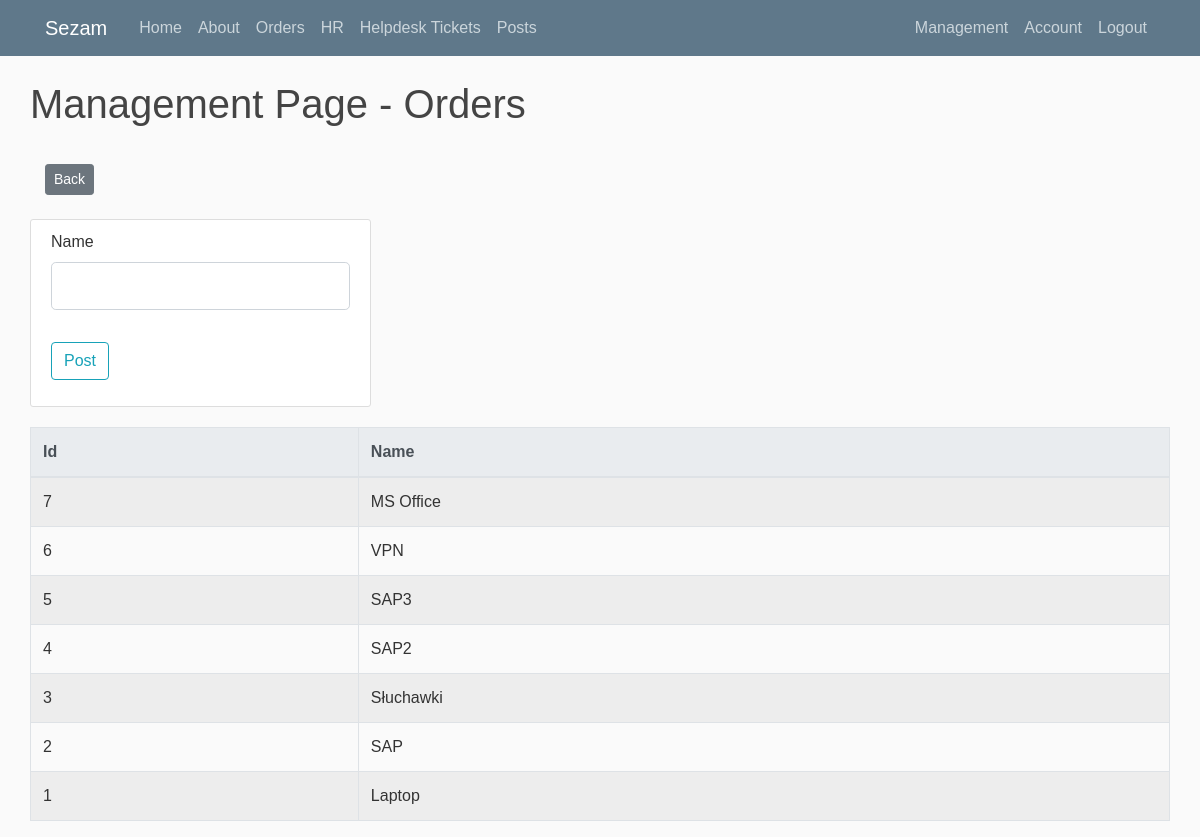
Screenshot of /mgmt_order/add_item (signed in) with the database file from the repository.
### sezam.py (models this page shows, shortened)
class Item(db.Model):
    id = db.Column(db.Integer, primary_key=True)
    name = db.Column(db.String(100), nullable=False)
    status = db.Column(db.String(100), default='Active')

### sezam.py (the view)
@app.route("/mgmt_order/add_item", methods=['GET','POST'])
@login_required
def mgmt_order_add_item():
    form = AddOrderItemForm()
    if form.validate_on_submit():
        name = form.name.data
        order_item = Item(name=name, status='Active')
        db.session.add(order_item)
        db.session.commit()
        flash('Item has been add','success')
    form.name.data=""
    order_items=Item.query.order_by(Item.id.desc())
    return render_template('mgmt_order_add_item.html', form=form, order_items=order_items)

### sezam.py
class AddOrderItemForm(FlaskForm):
    name = StringField('Name', validators=[DataRequired()])
    submit = SubmitField('Post')

### sezam.py (called while the page is built)
@login_manager.user_loader
def load_user(user_id):
    return User.query.get(int(user_id))

### templates/mgmt_order_add_item.html (shortened to what this page needs)
{% extends "layout2.html" %}
{% block content %}
    <h1>Management Page - Orders</h1><br><br>
    <div class="container">
        <br><a class="btn btn-secondary btn-sm mt-1" href="{{ url_for('mgmt_orders') }}">Back </a><br><br>
    </div>
    <div class="content-section">
        <form method="POST" action="">
            <fieldset class="form-group">
                <div class="form-group">
                    {{ form.name.label(class="form-control-label") }}
                    {% if form.name.errors %}
                        {{ form.name(class="form-control form-control-lg is-invalid") }}
                        <div class="invalid-feedback">
                            {% for error in form.name.errors %}
                                <span>{{ error }}</span>
                            {% endfor %}
                        </div>
                    {% else %}
                        {{ form.name(class="form-control form-control-lg") }}
                    {% endif %}
                </div>
            </fieldset>
            <div class="form-group">
                {{ form.submit(class="btn btn-outline-info") }}
            </div>
        </form>
    </div>
    <table id="example" class="table table-striped table-bordered" style="width:100%">
        <thead class="thead-light">
        <tr>
            <th>Id</td>
            <th>Name</td>
          </tr>
        </thead>
        <tbody>
          {% for order_item in order_items %}
          <tr>
              <td>{{ order_item.id }}</td>
              <td>{{ order_item.name }}</td>
          </tr>
          {% endfor %}
        </tbody>
{% endblock content %}

### static/main.css (style rules this page uses)
body { background: #fafafa; color: #333333; margin-top: 5rem; }
h1, h2, h3, h4, h5, h6 { color: #444444; }
.content-section { background: #ffffff; padding: 10px 20px; border: 1px solid #dddddd; border-radius: 3px; margin-bottom: 20px; }
body { font-family: Verdana, sans-serif; }

### rows the page displays
Item: id "7", name "MS Office"
Item: id "6", name "VPN"
Item: id "5", name "SAP3"
Item: id "4", name "SAP2"
Item: id "3", name "Słuchawki"
Item: id "2", name "SAP"
Item: id "1", name "Laptop"
